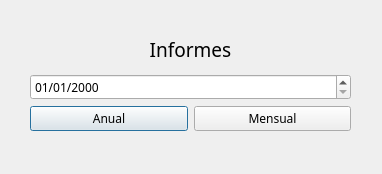
<?xml version="1.0" encoding="UTF-8"?>
<ui version="4.0">
 <class>ventanalapsosinformativos</class>
 <widget class="QDialog" name="ventanalapsosinformativos">
  <property name="geometry">
   <rect>
    <x>0</x>
    <y>0</y>
    <width>382</width>
    <height>174</height>
   </rect>
  </property>
  <property name="windowTitle">
   <string>Dialog</string>
  </property>
  <widget class="QWidget" name="gridLayoutWidget">
   <property name="geometry">
    <rect>
     <x>30</x>
     <y>30</y>
     <width>321</width>
     <height>101</height>
    </rect>
   </property>
   <layout class="QGridLayout" name="gridLayout">
    <item row="0" column="0" colspan="2">
     <widget class="QLabel" name="label_11">
      <property name="font">
       <font>
        <family>Bahnschrift Light Condensed</family>
        <pointsize>14</pointsize>
        <weight>50</weight>
        <bold>false</bold>
       </font>
      </property>
      <property name="text">
       <string>Informes</string>
      </property>
      <property name="textFormat">
       <enum>Qt::PlainText</enum>
      </property>
      <property name="alignment">
       <set>Qt::AlignCenter</set>
      </property>
     </widget>
    </item>
    <item row="1" column="0" colspan="2">
     <widget class="QDateEdit" name="fechaLapsoInformativo">
      <property name="font">
       <font>
        <family>Bahnschrift Light Condensed</family>
        <pointsize>9</pointsize>
       </font>
      </property>
      <property name="displayFormat">
       <string>dd/MM/yyyy</string>
      </property>
     </widget>
    </item>
    <item row="2" column="0">
     <widget class="QPushButton" name="anual_2">
      <property name="font">
       <font>
        <family>Bahnschrift Light Condensed</family>
        <pointsize>9</pointsize>
       </font>
      </property>
      <property name="text">
       <string>Anual</string>
      </property>
     </widget>
    </item>
    <item row="2" column="1">
     <widget class="QPushButton" name="mensual_2">
      <property name="font">
       <font>
        <family>Bahnschrift Light Condensed</family>
        <pointsize>9</pointsize>
       </font>
      </property>
      <property name="text">
       <string>Mensual</string>
      </property>
     </widget>
    </item>
   </layout>
  </widget>
  <widget class="QLabel" name="label">
   <property name="geometry">
    <rect>
     <x>-6</x>
     <y>-5</y>
     <width>441</width>
     <height>181</height>
    </rect>
   </property>
   <property name="text">
    <string/>
   </property>
   <property name="pixmap">
    <pixmap resource="Resources.qrc">:/new/prefix1/Fondo1.jpg</pixmap>
   </property>
   <property name="alignment">
    <set>Qt::AlignBottom|Qt::AlignLeading|Qt::AlignLeft</set>
   </property>
  </widget>
  <zorder>label</zorder>
  <zorder>gridLayoutWidget</zorder>
 </widget>
 <resources>
  <include location="Resources.qrc"/>
 </resources>
 <connections/>
</ui>
